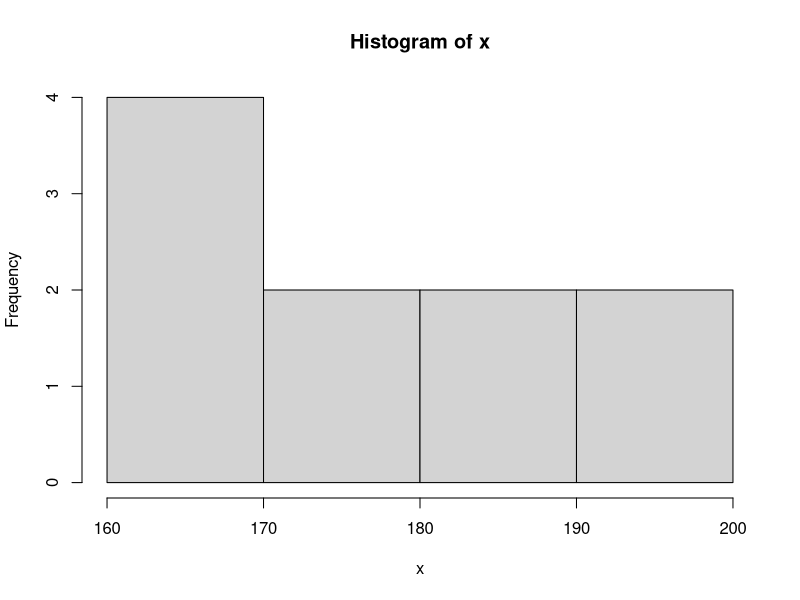
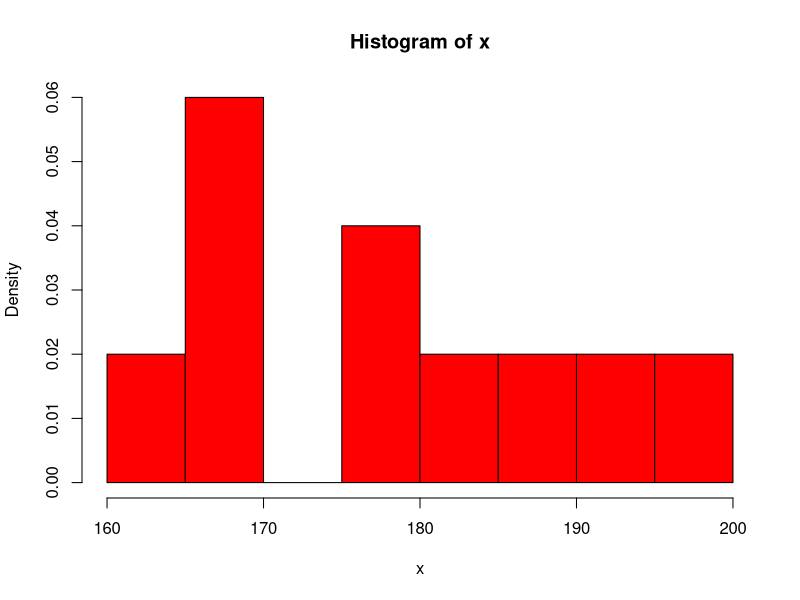
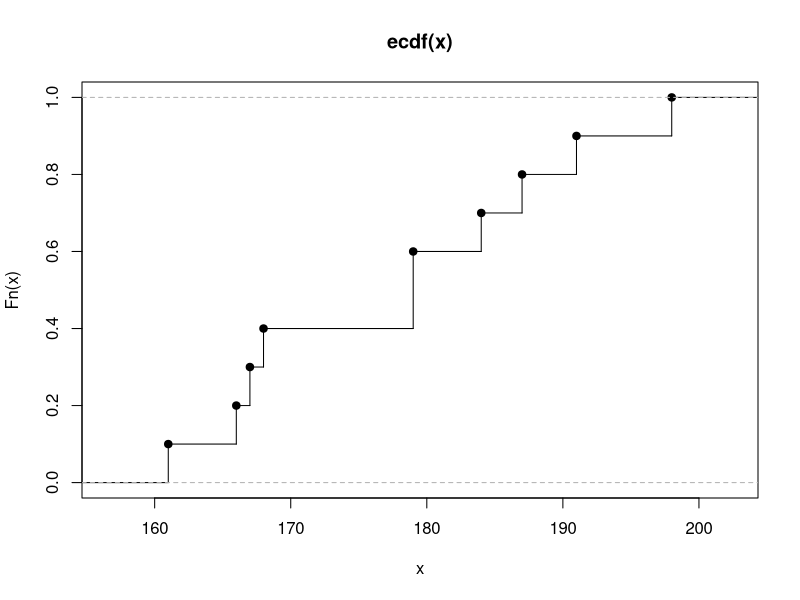
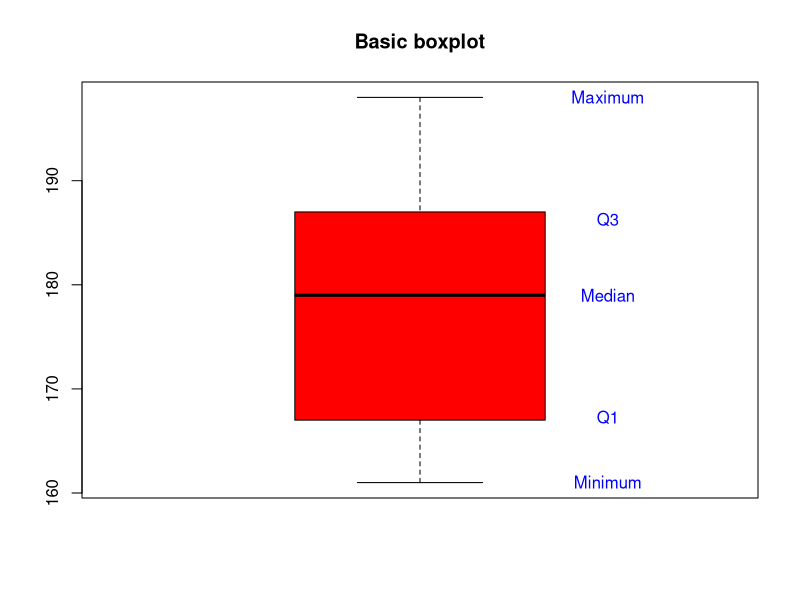
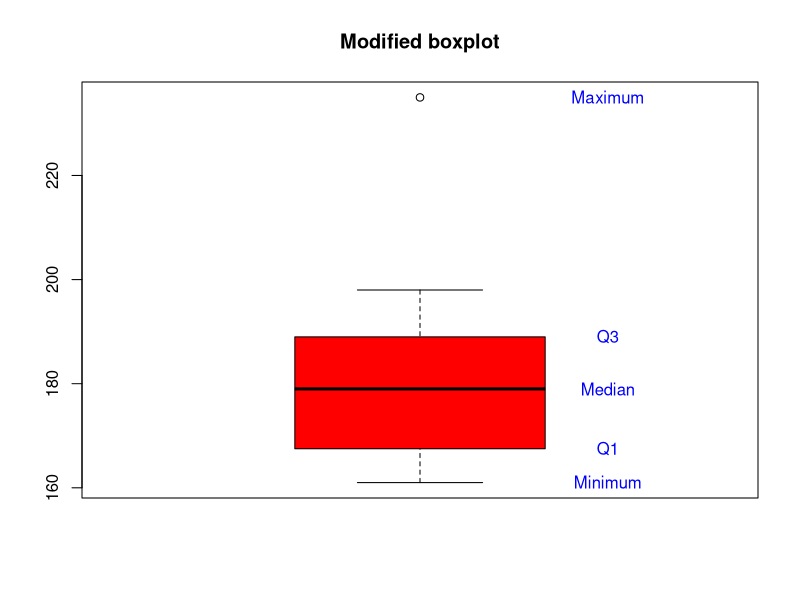

Recreate these plots in R, in order.

################################
# Eksempel med terningeforsøgsdesign 
# Andel (sandsynlighed) vi vil teste for
p <- 1/6
# Signifikansniveau (hvor ofter vil vi lave denne fejl: 
#   Terningen er fair, men vi konkluderer den ikke er fair)
alpha <- 0.05
# Fejlmargen vi vil tillade (kaldet præcisionen, margin of error)
ME <- 0.01
# Beregn antal gange vi skal slå med terningen
p * (1-p) * (qnorm(1-alpha/2)/ME)^2


################################
# Basic R
# Adding numbers in the console
2+3
y <- 3
# Define a vector
x <- c(1, 4, 6, 2)
x
# A sequence from 1 to 10
x <- 1:10
x


################################
# Sample Mean and Median (data from book)
x <- c(168,161,167,179,184,166,198,187,191,179)
mean(x)
median(x)
# Sample variance and standard deviation
var(x)
sd(x)
# Sample quartiles
quantile(x, type=2)
# Sample quantiles 0%, 10%,..,90%, 100%:
quantile(x, probs=seq(0, 1, by=0.10), type=2)


################################
# Plotting
# A histogram of the heights:
hist(x)
# A density histogram (empirical distribution) of the heights:
hist(x, freq=FALSE, col="red", nclass=8)
# Empirical cumulated distribution function (ecdf)
plot(ecdf(x), verticals=TRUE)
# A basic boxplot of the heights: (range=0 makes it "basic")
boxplot(x, range=0, col="red", main="Basic boxplot")
text(1.3, quantile(x), c("Minimum","Q1","Median","Q3","Maximum"),
     col="blue")
# A modified boxplot of the heights with an 
# extreme observation, 235cm added:
# The modified version is the default
boxplot(c(x,235), col="red", main="Modified boxplot")
text(1.3, quantile(c(x,235)), c("Minimum","Q1","Median","Q3",
     "Maximum"),col="blue")
